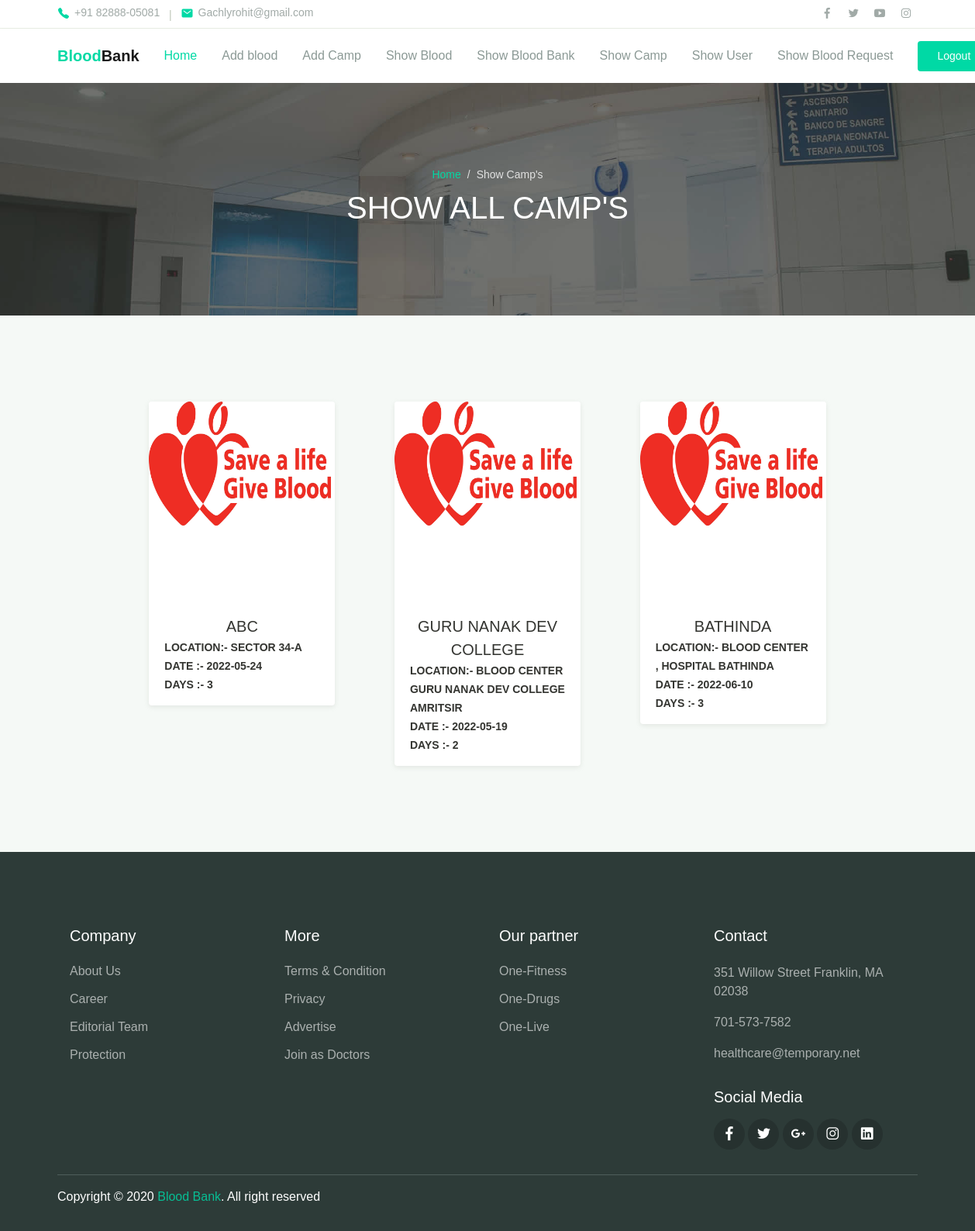
/showcamp/ (signed in), run on the app's committed database.
### application/models.py (models this page shows, shortened)
class Camp(models.Model):
	p_id = models.AutoField(primary_key=True)
	cname=models.CharField(max_length=100)
	state=models.CharField(max_length=100)
	address=models.CharField(max_length=100)
	date=models.CharField(max_length=100)
	noday=models.CharField(max_length=100)

### application/views.py (the view)
# urls.py: path('showcamp/', views.showcamp),
def showcamp(request):
	if request.session.has_key('admin'):
		email = request.session['admin']
		data=Camp.objects.all()
		return render(request,"template/showcamp.html", {"usernames" : email,"alldata":data})
	else:
		return redirect('/login/')

### application/template/showcamp.html (shortened to what this page needs)
{% load static %}
{% include 'template/adminmenu.html' %}
  <div class="page-banner overlay-dark bg-image" style="background-image: url({% static 'assets/img/bg_image_1.jpg'%});">
    <div class="banner-section">
      <div class="container text-center wow fadeInUp">
        <nav aria-label="Breadcrumb">
          <ol class="breadcrumb breadcrumb-dark bg-transparent justify-content-center py-0 mb-2">
            <li class="breadcrumb-item"><a href="/admin1/">Home</a></li>
            <li class="breadcrumb-item active" aria-current="page">Show Camp's</li>
          </ol>
        </nav>
        <h1 class="font-weight-normal">SHOW ALL CAMP'S</h1>
      </div>
    </div>
  </div>
  <div class="page-section bg-light">
    <div class="container">
      <div class="row justify-content-center">
        <div class="col-lg-10">
          <div class="row">
             {% for single in alldata %}
            <div class="col-md-6 col-lg-4 py-3 wow zoomIn">
              <div class="card-doctor">
                <div class="header">
                  <img src="{% static 'assets/my/camp.jpg' %}" alt="">
                </div>
                <div class="body">
                  <p class="text-xl mb-0" style="text-transform: uppercase;text-align: center;">{{single.cname}}</p>
                  <span class="text-sm text-black" style="font-weight: bold;text-transform: uppercase;">Location:- {{single.address}}</span><br/>
                  <span class="text-sm text-black"style="font-weight: bold;text-transform: uppercase;">Date :- {{single.date}}</span>
                  <br/>
                  <span class="text-sm text-black"style="font-weight: bold;text-transform: uppercase;">Days :- {{single.noday}}</span>
                </div>
              </div>
            </div>
             {% endfor %}
          </div>
        </div>
      </div>
    </div>
  </div>
  {% include 'template/footer.html' %}

### application/static/assets/css/theme.css (style rules this page uses)
:root { --primary: #00D9A5; --accent: #FF3D85; --secondary: #4E5AFE; --warning: #EED818; --info: #05B4E1; --danger: #FF4943; --success: #96C93D; --dark: #343531; --light: #F5F9F6; --cs: #596261; --grey: #6E807A; }
body { font-family: "Source Sans Pro", sans-serif; line-height: 1.5; color: #343531; }
a { color: #07be94; text-decoration: none; background-color: transparent; }
.text-sm { font-size: 14px !important; }
.text-xl { font-size: 20px !important; }
.bg-light { background-color: #F5F9F6 !important; }
.breadcrumb { background-color: #f8f9fa; }
.breadcrumb-dark .breadcrumb-item a { color: #00D9A5; }
.breadcrumb-dark .breadcrumb-item + .breadcrumb-item::before { display: inline-block; padding-right: 0.5rem; color: rgba(255, 255, 255, 0.8); content: "/"; }
.breadcrumb-dark .breadcrumb-item.active { color: rgba(255, 255, 255, 0.8); }
.bg-image { position: relative; background-position: center center; background-size: cover; background-repeat: no-repeat; }
.bg-image > * { position: relative; z-index: 10; }
.page-section { position: relative; padding-top: 80px; padding-bottom: 80px; overflow: hidden; }
.page-banner { position: relative; height: 300px; z-index: 10; }
.page-hero.overlay-dark::before, .page-banner.overlay-dark::before { content: ""; position: absolute; top: 0; left: 0; width: 100%; height: 100%; background: rgba(52, 53, 49, 0.7); z-index: 1; }
.page-banner .breadcrumb-item, .page-banner .breadcrumb-item a { font-size: 14px; }
.hero-section, .banner-section { position: relative; display: -ms-flexbox; display: flex; -ms-flex-align: center; align-items: center; -ms-flex-pack: center; justify-content: center; height: 100%; color: #ffffff; z-index: 10; }
.card-doctor { display: block; margin: 15px auto; width: 100%; max-width: 240px; background-color: #fff; border-radius: 4px; box-shadow: 0 2px 6px rgba(154, 159, 151, 0.2); overflow: hidden; }
.card-doctor .text-xl { font-weight: 500; }
.card-doctor .header { position: relative; width: 100%; height: 260px; overflow: hidden; }
.card-doctor .header::before { content: ''; position: absolute; top: 0; left: 0; width: 100%; height: 100%; background-color: rgba(52, 53, 49, 0.36); opacity: 0; transition: opacity .2s linear; }
.card-doctor .header img { width: 100%; }
.card-doctor .body { padding: 15px 20px; }

### data on the page
Camp: cname "ABC", address "SECTOR 34-A", date "2022-05-24", noday "3"
Camp: cname "GURU NANAK DEV COLLEGE", address "BLOOD CENTER GURU NANAK DEV COLLEGE AMRITSIR", date "2022-05-19", noday "2"
Camp: cname "BATHINDA", address "BLOOD CENTER , HOSPITAL BATHINDA", date "2022-06-10", noday "3"
